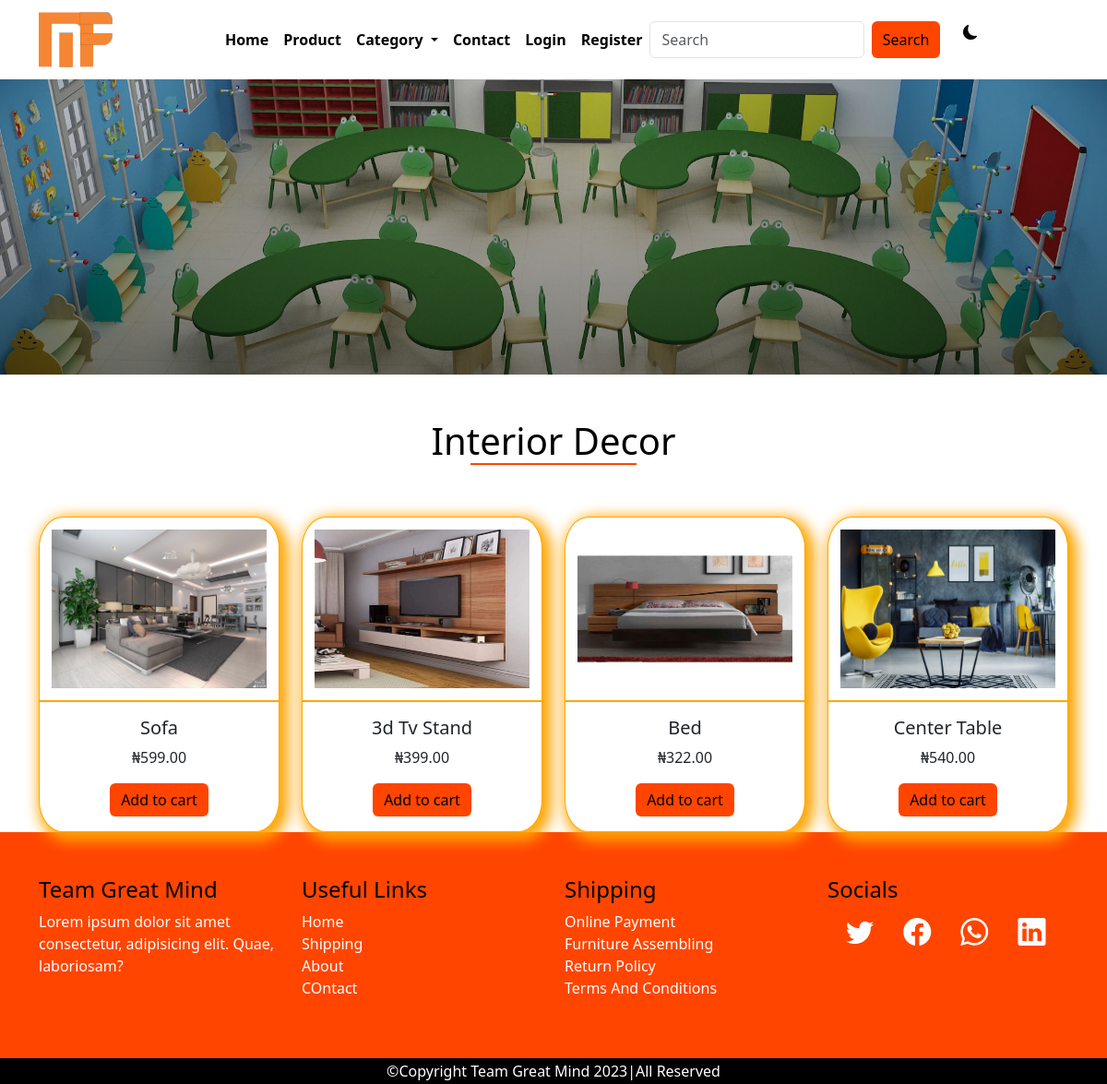
Screenshot of /category/1/interior-decor with the database file from the repository.
### main/models.py (models this page shows, shortened)
class AppInfo(models.Model):
    appname = models.CharField(max_length=50)
    avater= models.ImageField(upload_to='avater', default=True)
    logo = models.ImageField(upload_to='logo')
    carousel1 = models.ImageField(upload_to='carousel')
    carousel2 = models.ImageField(upload_to='carousel')
    carousel3 = models.ImageField(upload_to='carousel')
    banner = models.ImageField(upload_to= 'banner')
    copyright = models.IntegerField()

class Category(models.Model):
    name = models.CharField(max_length=50)
    slug = models.SlugField(unique=True)
    img = models.ImageField(upload_to= 'catimg')

class Product(models.Model):
    category = models.ForeignKey(Category, on_delete=models.CASCADE)
    name = models.CharField(max_length=50)
    slug = models.SlugField(unique=True)
    pix = models.ImageField(upload_to='pix')
    price = models.DecimalField(max_digits=5, decimal_places=2)
    discount_price = models.DecimalField(max_digits=5, decimal_places=2, blank=True, null=True)
    description = models.TextField()
    featured= models.BooleanField(default=False)
    uploaded = models.DateField(auto_now=True)
    edited = models.DateField(auto_now_add=True)

### main/views.py (the view)
# urls.py: path('category/<str:id>/<slug:slug>', views.category, name='category'),
def category(request, id, slug):
    categ = Category.objects.get(pk=id)
    catprod = Product.objects.filter(category_id = id)
    context = {
        'categ': categ,
        'catprod': catprod
    }
    return render(request, 'category.html', context)

### main/context_processor.py (called while the page is built)
def dropdown(request):
     info= AppInfo.objects.get(pk=1)
     fcat = Category.objects.all()
     context = {
          'info': info,
          'fcat': fcat,
     }
     return context

def cartcount(request):
     count= Cart.objects.filter(user__username= request.user.username, paid=False)
     itemcount=0
     for item in count:
          itemcount += item.quantity
     context = {
          'itemcount': itemcount
     }
     return context

### main/templates/category.html (shortened to what this page needs)
{% extends 'base.html' %}
{% block header %} {% include 'header.html' %}{% endblock header %}
{% block banner %} {% include 'banner.html' %}{% endblock banner %}
{% block content %}
<div class="container">
        <div class="row mt-5">
        <h1 class="title">{{categ.name|title}}</h1>
        {% for item in catprod %}
        <div class="col-12 col-md-6 col-lg-3 mt-5 product">
            <div class="card">
                <a href="{% url 'detail' item.id item.slug %}"><img src="{{item.pix.url}}" class="card-img-top" alt="..."></a>
                <div class="card-body">
                  <h5 class="card-title">{{item.name|title}}</h5>
                  <p class="card-text">&#8358{{item.price}}</p>
                  <form action="{% url 'add_to_cart' %}" method="POST">
                    <button type="submit" class="btn btn-warning">Add to cart</button>
                </form>
                </div>
            </div>
        </div>
        {% endfor %}
    </div>
</div>
{% endblock content %}
{% block footer %} {% include 'footer.html' %}{% endblock footer %}

### main/templates/header.html (shortened to what this page needs)
<nav class="navbar navbar-expand-lg">
    <div class="container">
    <a class="navbar-brand" href="#"><img src="{{info.logo.url}}" alt="" style="height: 60px;"></a>
    <div class="collapse navbar-collapse" id="navbarSupportedContent">
    <ul class="navbar-nav mx-auto mb-2 mb-lg-0">
        {% if user.is_authenticated %}
        <li class="nav-item">
            <a class="nav-link" aria-current="page" href="{% url 'main' %}">Home</a>
        </li>
        <li class="nav-item">
            <a class="nav-link" href="{% url 'products' %}">Product</a>
        </li>
        <li class="nav-item dropdown">
            <a class="nav-link dropdown-toggle" href="#" role="button" data-bs-toggle="dropdown" aria-expanded="false">
                Category
            </a>
        <ul class="dropdown-menu">
            {% for item in fcat %}
                 <li><a class="dropdown-item" href="{% url 'category' item.id item.slug %}">{{item.name|title}}</a></li>
            {% endfor %}
        </ul>
        </li>
        <li class="nav-item">
            <a class="nav-link" href="{% url 'contact' %}">Contact</a>
        </li>
        <li class="nav-item">
            <a class="nav-link" href="{% url 'cart' %}">
                <div class="wrapper">
                    <i class="bi bi-cart4"></i>
                    <span class="badge">{{itemcount}}</span>
                </div>
            </a>
        </li>
        <li class="nav-item dropdown">
                <a class="nav-link dropdown-toggle" href="#" role="button" data-bs-toggle="dropdown" aria-expanded="false">
                    {% if user.customer %}
                    <img src="{{user.customer.pix.url}}" alt="" style="height: 25px;">
                    {% endif %}
                    <span>Hi! {{user.username}}</span>
                </a>
                <ul class="dropdown-menu">
                    <li><a class="dropdown-item" href="{% url 'profile' %}">Profile</a></li>
                    <li><a class="dropdown-item" href="{% url 'signout' %}">Logout</a></li>
                </ul>
             </li>
               </ul>
        {% else %}
        <li class="nav-item">
            <a class="nav-link" aria-current="page" href="{% url 'main' %}">Home</a>
        </li>
        <li class="nav-item">
            <a class="nav-link" href="{% url 'products' %}">Product</a>
        </li>
        <li class="nav-item dropdown">
            <a class="nav-link dropdown-toggle" href="#" role="button" data-bs-toggle="dropdown" aria-expanded="false">
                Category
            </a>
        </li>
        <li class="nav-item">
            <a class="nav-link" href="{% url 'contact' %}">Contact</a>
        </li>
        <li class="nav-item">
            <a class="nav-link" href="{% url 'signin' %}">Login</a>
        </li>
        <li class="nav-item">
            <a class="nav-link" href="{% url 'signup' %}">Register</a>
        </li>
        {% endif %}
<form class="d-flex search" role="search" action="{% url 'search' %}" method="POST">
    <input class="form-control me-2" name="search" type="search" placeholder="Search" aria-label="Search">
    <button class="btn btn-outline-success" type="submit">Search</button>
</form>
<div class="samson">
    <i class="bi bi-moon-fill"></i>
</div>
</div>
</div>
</nav>

### main/static/css/style.css (style rules this page uses)
* { padding: 0%; margin: 0%; box-sizing: border-box; }
.samson { margin-left: 3%; cursor: pointer; }
:root { --bg:white; --icon:black; --text:black; }
body { background: var(--bg) !important; color: var(--text) !important; }
.navbar { background: var(--bg) !important; }
.navbar-nav a { color: var(--text); font-weight: 600; }
.search button { background-color: orangered; border: none; color: black; font-weight: 500; }
.title { text-transform: capitalize; text-align: center; }
.title::after { content: ''; display: block; width: 180px; height: 2px; background-color: orangered; margin-left: auto; margin-right: auto; }
.product .card { border: 1px solid orange; border-radius: 10%; box-shadow: 5px 5px 15px 5px orange; transition: 1s; }
.product img { padding: 5%; height: 200px; border-bottom: 2px solid orange; }
.product .card-body { text-align: center; }
.product .btn { background-color: orangered; border: none; }

### rows the page displays
AppInfo: logo (picture)
Category: name "Interior Decor"
Product: pix (picture), name "Sofa", price "599.00"
Product: pix (picture), name "3d Tv Stand", price "399.00"
Product: pix (picture), name "Bed", price "322.00"
Product: pix (picture), name "Center Table", price "540.00"
